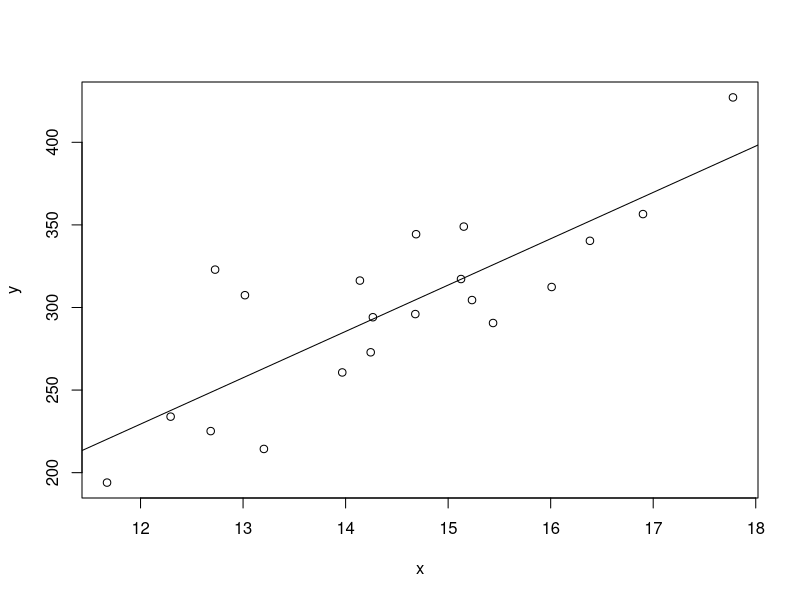

Write the R code that produced this figure.
## ---- chunk 1
x <- rnorm(20, 14, 2)
e <- rnorm(20, 20, 3)
y <- x * e + 2

plot(x, y)
abline(lm(y ~ x))

2 + 2
